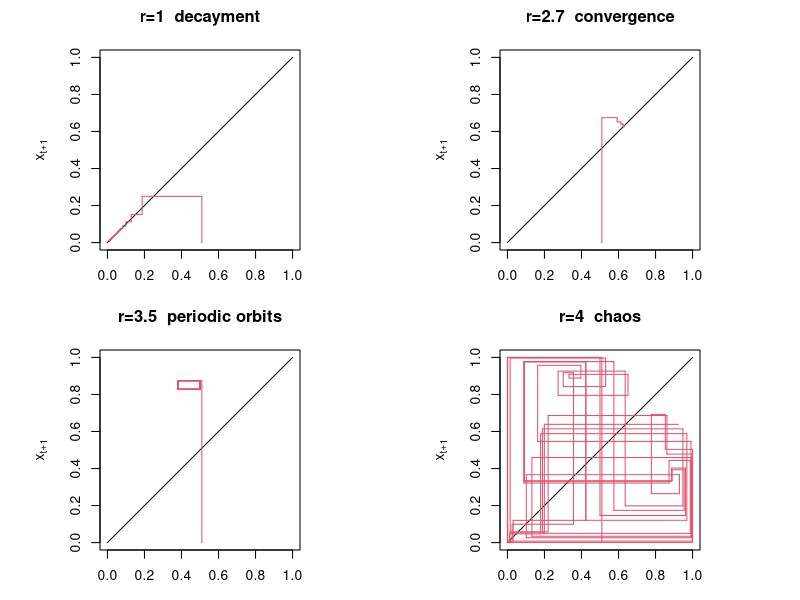
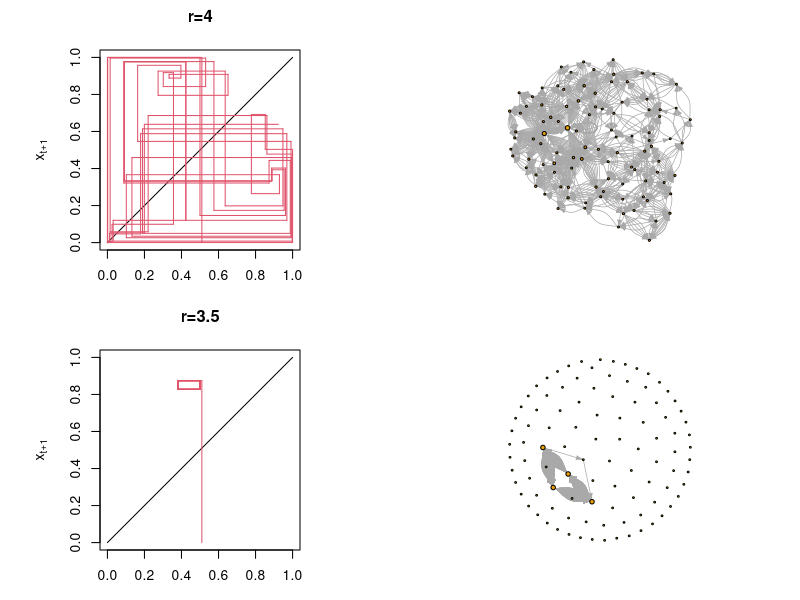

These charts were generated, in order, by the following R code:
## ---- chunk 1
x  <- seq(0,1,length=10)
par(pin=c(2,2))
par(mfrow=c(2,2))

plot(x,x,xlab=expression("x"[t]), ylab=expression("x"[t+1]), type="l", main=paste(expression("r=1")," decayment"))
x1 <- 0.51
y1 <- 0
for(i in c(1:100))
  {
    x2 <- x1
    y2 <- 1*x1*(1-x1)
    
    if(i%%2==1)
      { 
        lines(c(x1,x2),c(y1,y2),col=2)
      }
    else
      {
        lines(c(y1,y2),c(x1,x2), col=2)
      }
    
    x1 <- y2
    y1 <- x2
  }
plot(x,x,xlab=expression("x"[t]), ylab=expression("x"[t+1]), type="l", main=paste(expression("r=2.7")," convergence"))
x1 <- 0.51
y1 <- 0
for(i in c(1:100))
  {
    x2 <- x1
    y2 <- 2.7*x1*(1-x1)
    
    if(i%%2==1)
      { 
        lines(c(x1,x2),c(y1,y2),col=2)
      }
    else
      {
        lines(c(y1,y2),c(x1,x2), col=2)
      }
    
    x1 <- y2
    y1 <- x2
  }
plot(x,x,xlab=expression("x"[t]), ylab=expression("x"[t+1]), type="l", main=paste(expression("r=3.5")," periodic orbits"))
x1 <- 0.51
y1 <- 0
for(i in c(1:100))
  {
    x2 <- x1
    y2 <- 3.5*x1*(1-x1)
    
    if(i%%2==1)
      { 
        lines(c(x1,x2),c(y1,y2),col=2)
      }
    else
      {
        lines(c(y1,y2),c(x1,x2), col=2)
      }
    
    x1 <- y2
    y1 <- x2
  }
plot(x,x,xlab=expression("x"[t]), ylab=expression("x"[t+1]), type="l", main=paste(expression("r=4")," chaos"))
x1 <- 0.51
y1 <- 0
for(i in c(1:100))
  {
    x2 <- x1
    y2 <- 4*x1*(1-x1)
    
    if(i%%2==1)
      { 
        lines(c(x1,x2),c(y1,y2),col=2)
      }
    else
      {
        lines(c(y1,y2),c(x1,x2), col=2)
      }
    
    x1 <- y2
    y1 <- x2
  }
## ---- chunk 2
  library(igraph)
  generateLayout <- function(g, seed=1, niter=1000, scalingf=1, smallestN=1)
  {
    set.seed(seed)
  
    L     <- layout.kamada.kawai(g, niter=niter)
    L[,1] <- (L[,1]-min(L[,1]))/(max(L[,1])-min(L[,1]))*2-1
    L[,2] <- (L[,2]-min(L[,2]))/(max(L[,2])-min(L[,2]))*2-1
  
    L     <- cbind(L, degree(g, V(g)))
    maxk  <- max(L[,3])
    L[,3] <- smallestN+(scalingf*L[,3]/maxk)
    return(L)
  }

x  <- seq(0,1,length=10)

par(mfrow=c(2,2))

plot(x,x,xlab=expression("x"[t]), ylab=expression("x"[t+1]), type="l", main=paste(expression("r=4")))
x1 <- 0.51
y1 <- 0
for(i in c(1:100))
  {
    x2 <- x1
    y2 <- 4*x1*(1-x1)
    
    if(i%%2==1)
      { 
        lines(c(x1,x2),c(y1,y2),col=2)
      }
    else
      {
        lines(c(y1,y2),c(x1,x2), col=2)
      }
    
    x1 <- y2
    y1 <- x2
  }

  my_graph         <- graph.empty(0,directed=TRUE)
  my_graph         <- add.vertices(my_graph, 100)
  V(my_graph)$name <- c(1:100)
  bins             <- seq(0,1.0001,length=(1+100))
  x0               <- 0.51
  r                <- 4
  n_iter           <- 1000
  for(iteration in c(1:n_iter))
  {
    x1       <- r*x0*(1-x0)
    myBin    <- findInterval(c(x0, x1), bins)
    my_graph <- add.edges(my_graph, myBin, directed=TRUE)
    x0       <- x1
  } 

  n_iter <- 1000
  L      <- generateLayout(my_graph, niter=n_iter, scalingf=3, smallestN=2)
  e_W    <- 0.7   #input$edge_width
  a_S    <- 0.3   #input$arrow_size
  v_S    <- L[,3] #input$vertex_size
  v_L    <- ""
  plot(my_graph, layout=L[,c(1,2)], edge.width=e_W, edge.arrow.size=a_S, vertex.label=v_L, vertex.size=v_S)
  
  

  plot(x,x,xlab=expression("x"[t]), ylab=expression("x"[t+1]), type="l", main=paste(expression("r=3.5")))
x1 <- 0.51
y1 <- 0
for(i in c(1:100))
  {
    x2 <- x1
    y2 <- 3.5*x1*(1-x1)
    
    if(i%%2==1)
      { 
        lines(c(x1,x2),c(y1,y2),col=2)
      }
    else
      {
        lines(c(y1,y2),c(x1,x2), col=2)
      }
    
    x1 <- y2
    y1 <- x2
  }

  my_graph         <- graph.empty(0,directed=TRUE)
  my_graph         <- add.vertices(my_graph, 100)
  V(my_graph)$name <- c(1:100)
  bins             <- seq(0,1.0001,length=(1+100))
  x0               <- 0.51
  r                <- 3.5
  n_iter           <- 1000
  for(iteration in c(1:n_iter))
  {
    x1       <- r*x0*(1-x0)
    myBin    <- findInterval(c(x0, x1), bins)
    my_graph <- add.edges(my_graph, myBin, directed=TRUE)
    x0       <- x1
  } 

  n_iter <- 1000
  L      <- generateLayout(my_graph, niter=n_iter, scalingf=3, smallestN=2)
  e_W    <- 0.7   #input$edge_width
  a_S    <- 0.3   #input$arrow_size
  v_S    <- L[,3] #input$vertex_size
  v_L    <- ""
  plot(my_graph, layout=L[,c(1,2)], edge.width=e_W, edge.arrow.size=a_S, vertex.label=v_L, vertex.size=v_S)
